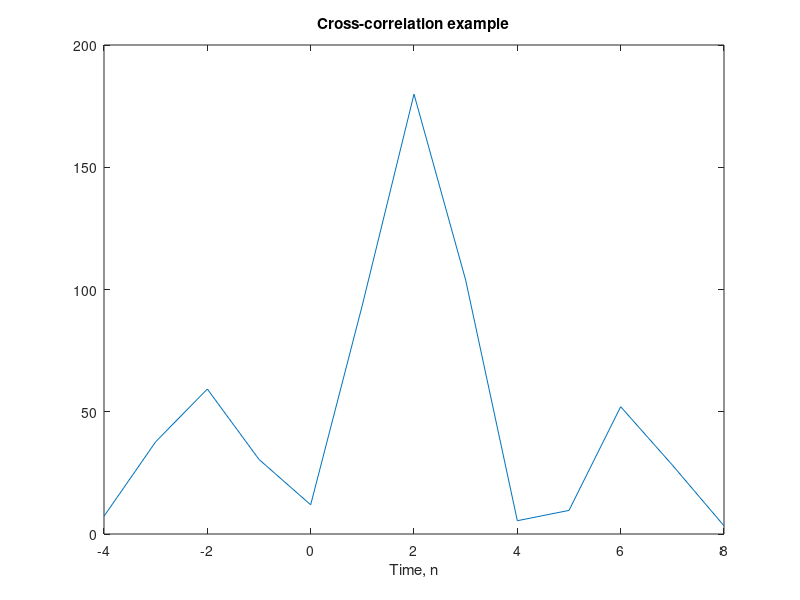

The MATLAB script that drew this image:
clc; 
close all; 
clear all;

x = [3,11,7,0,-1,4,2];              % Given sequence x[n]

nx = -3:3;
ny = nx + 2;                        % Shifted x[n] | delay of 2 units
y1 = x;
w = randn(1, length(y1));           % Random sequence generation
y = y1 + w;
nyb = ny(1)+nx(1);                  % Starting point 
nye = ny(length(y1))+nx(length(x)); % Ending point 
ny = nyb:nye;
xcr = xcorr(x,y);                   % cross-correlation 
plot(ny,xcr);
%plot(ny,xcr);
title('Cross-correlation example'); 
xlabel('Time, n');
